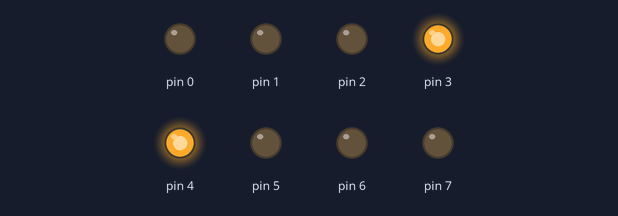
A sketch run on a simulated Arduino Uno, built with avr-gcc and run on an emulated ATmega328P. Parts: output pins drawn as LEDs (lit = HIGH).

Above: at 0.5 s.
At 3.5 s:
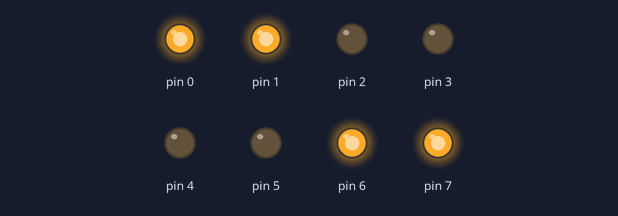
At 4.5 s:
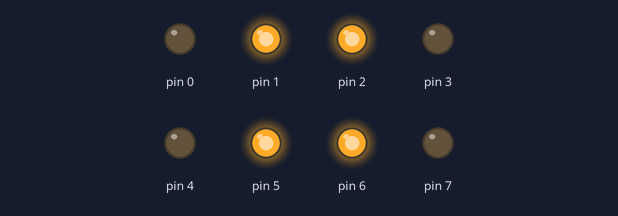
At 8.5 s:
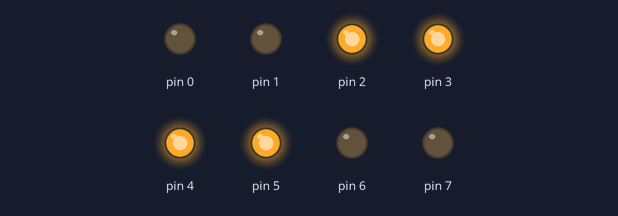
Timing chart, 0 to 9.1 s (numbered marks = the images above):
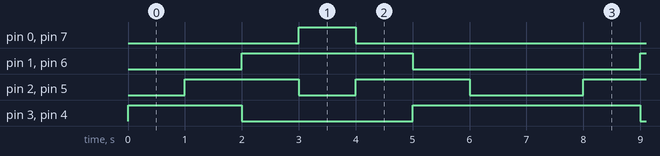

Measured:
- by itself, pin 0, pin 7: alternates HIGH for 1.0 s and LOW for 6.0 s
- by itself, pin 1, pin 6: alternates HIGH for 3.0 s and LOW for 4.0 s
- by itself, pin 2, pin 5: repeats every 7.0 s: LOW 1.0 s, HIGH 2.0 s, LOW 2.0 s, HIGH 2.0 s
- by itself, pin 3, pin 4: repeats every 7.0 s: LOW 3.0 s, HIGH 4.0 s

The sketch:

Number8_PROGMEM.ino
```cpp
// #include <stdint.h>
#define MX 8
#define ARRSIZE 7
#define TIME_INTERVAL 1000
void setup() {
  for(uint8_t i = 0; i < MX; i++) {
    pinMode(i, OUTPUT);
  }
}
const uint8_t ledPatterns[] PROGMEM = {0x18, 0x3C, 0x66, 0xC3, 0x66, 0x3C, 0x18};
void displayLED(uint8_t x) {
  for(uint8_t j = 0; j < 8; j++) {
    digitalWrite(j, (x >> j) & 0x01);
  }
}
void loop() {
  for(uint8_t i = 0; i < ARRSIZE; i++) {
    displayLED(pgm_read_byte(&ledPatterns[i]));
    delay(TIME_INTERVAL);
  }
}
//使用 964 bytes
```
